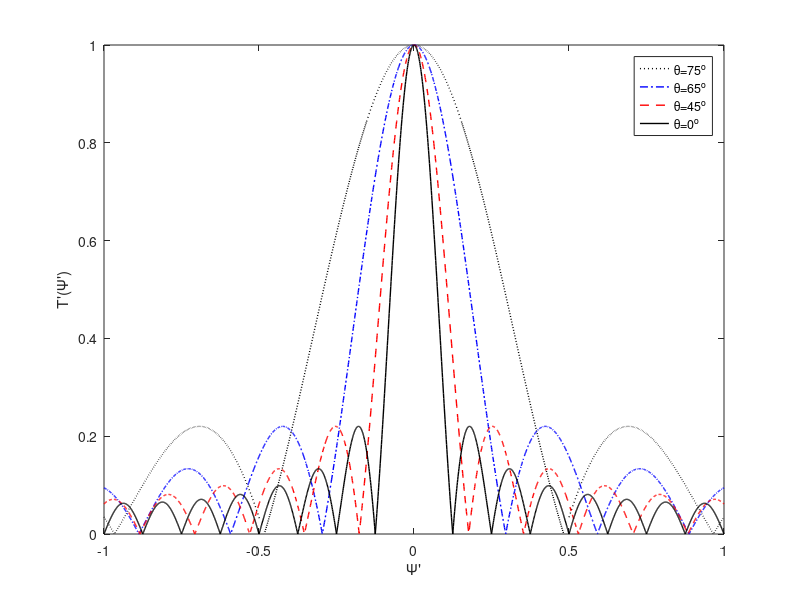

Write MATLAB code to recreate this figure.
%This Matlab script can be used to reproduce Figure 7.24 in the monograph:
%
%Emil Bjornson, Jakob Hoydis and Luca Sanguinetti (2017), 
%"Massive MIMO Networks: Spectral, Energy, and Hardware Efficiency", 
%Foundations and Trends in Signal Processing: Vol. 11, No. 3-4, 
%pp. 154-655. DOI: 10.1561/2000000093.
%
%For further information, visit: https://www.massivemimobook.com
%
%This is version 1.0 (Last edited: 2017-11-04)
%
%License: This code is licensed under the GPLv2 license. If you in any way
%use this code for research that results in publications, please cite our
%monograph as described above.


%Empty workspace and close figures
close all;
clear;


%% Define parameters
thetas = [75 65 45 0]; %Values of the elevation angle
costhetas = cos(thetas/180*pi);
Psid = -1:0.001:1; %Range of values of Phi'
T = @(M, d, x) abs(1/M * sin(pi*M*d.*x) ./ sin(pi*d.*x)); %Define T(Psi)
M_H = 16; %Number of horizontal antennas
d_H = 1/2; %Horizontal antenna spacing


%% Plot the simulation results
figure
hold on
box on

plot(Psid, T(M_H,d_H,costhetas(1)*Psid), 'k:', 'Linewidth', 1)
plot(Psid, T(M_H,d_H,costhetas(2)*Psid), 'b-.', 'Linewidth', 1)
plot(Psid, T(M_H,d_H,costhetas(3)*Psid), 'r--', 'Linewidth', 1)
plot(Psid, T(M_H,d_H,costhetas(4)*Psid), 'k-', 'Linewidth', 1)

xlabel('\Psi''');
ylabel('T''(\Psi'')');
legend('\theta=75^o','\theta=65^o','\theta=45^o','\theta=0^o')
